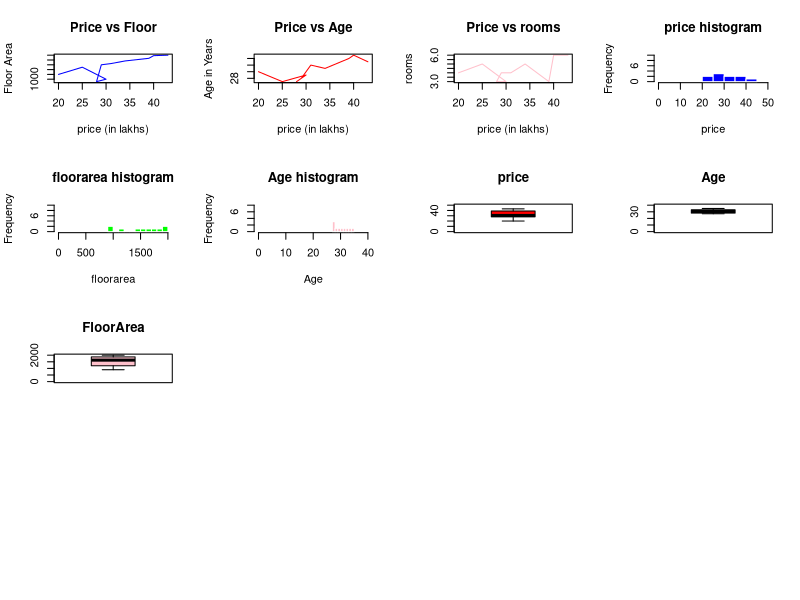

Generate this figure with R:
price<-c(20,25,30,28,29,31,34,39,40,43)   #in lakhs
floorarea<-c(1200,1500,1000,900,1600,1650,1760,1870,1980,2000)
rooms<-c(4,5,3,3,4,4,5,3,6,6)
Age<-c(30,27,29,27,28,32,31,34,35,33)
sampledata=data.frame(price,floorarea,rooms,Age)
sampledata
#mean of price
mean(sampledata$price)
#mean of floorarea
mean(sampledata$floorarea)
#mean of rooms
mean(sampledata$rooms)
#mean of Age
mean(sampledata$Age)
#median of price
median(sampledata$price)
#median of floorarea
median(sampledata$floorarea)
#median of rooms
median(sampledata$rooms)
#median of Age
median(sampledata$Age)
#standard deviation of price
sd(sampledata$price)
#standard deviation of floorarea
sd(sampledata$floorarea)
#standard deviation of rooms
sd(sampledata$rooms)
#standard deviation of Age
sd(sampledata$Age)
par(mfrow=c(4,4))
plot(sampledata$price,sampledata$floorarea,'l',main="Price vs Floor",xlab="price (in lakhs)",ylab="Floor Area",col="blue")
plot(sampledata$price,sampledata$Age,'l',main="Price vs Age",xlab="price (in lakhs)",ylab="Age in Years",col="red")
plot(sampledata$price,sampledata$rooms,'l',main="Price vs rooms",xlab="price (in lakhs)",ylab="rooms",col="pink")
hist(sampledata$price,main="price histogram",xlab="price",col="blue",border="white",xlim=c(0,50),ylim=c(0,10),breaks=8)
hist(sampledata$floorarea,main="floorarea histogram",xlab="floorarea",col="green",border="white",xlim=c(0,2000),ylim=c(0,10),breaks=8)
hist(sampledata$Age,main="Age histogram",xlab="Age",col="pink",border="white",xlim=c(0,40),ylim=c(0,8),breaks=7)
boxplot(sampledata$price,col="red",ylim=c(0,50),main="price")
boxplot(sampledata$Age,col="blue",ylim=c(0,40),main="Age")
boxplot(sampledata$floorarea,col="pink",ylim=c(0,2000),main="FloorArea")